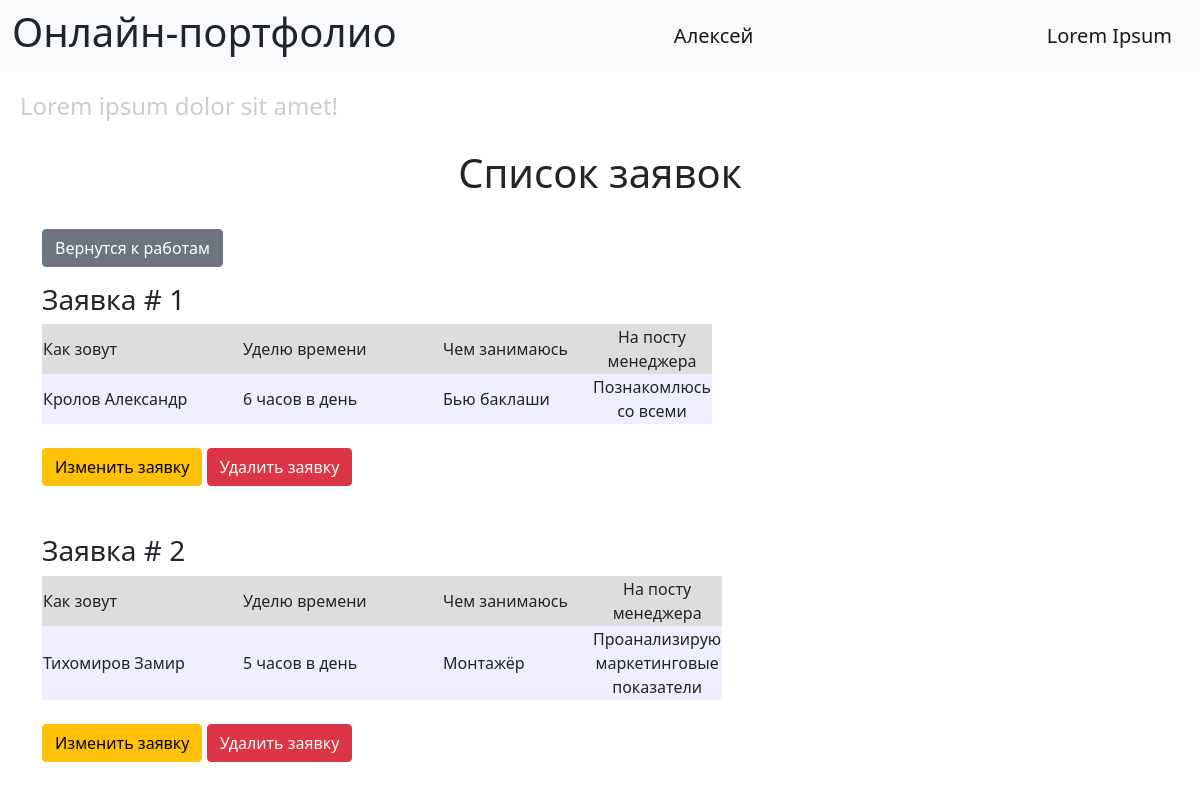
The app's page /applications (signed in) with its own data.
### data/users.py (models this page shows, shortened)
class User(SqlAlchemyBase, UserMixin):
    __tablename__ = 'users'
    id = sa.Column(sa.Integer, primary_key=True, autoincrement=True)
    surname = sa.Column(sa.String)
    name = sa.Column(sa.String)
    age = sa.Column(sa.Integer)
    email = sa.Column(sa.String, unique=True)
    hashed_password = sa.Column(sa.String)
    is_admin = sa.Column(sa.Boolean)

### data/applications.py (models this page shows)
class Application(SqlAlchemyBase):
    __tablename__ = 'applications'
    id = sa.Column(sa.Integer, primary_key=True, autoincrement=True)
    user_id = sa.Column(sa.Integer, sa.ForeignKey('users.id'), unique=True)
    allocates_time = sa.Column(sa.String)
    what_doing = sa.Column(sa.String)
    self_actions = sa.Column(sa.String)

### main.py (the view)
@app.route("/applications")
def application_list():
    session = db_session.create_session()
    applications = session.query(Application).all()
    users = session.query(User).all()
    full_names = {user.id: f"{user.surname} {user.name}" for user in users}
    if current_user.is_admin:
        return render_template("applications.html",
                               applications=applications,
                               full_names=full_names,
                               title='Список заявок')
    return redirect('/')

### data/db_session.py (called while the page is built)
def create_session() -> Session:
    global __factory
    return __factory()

### main.py (called while the page is built)
@login_manager.user_loader
def load_user(user_id):
    db_sess = db_session.create_session()
    return db_sess.get(User, user_id)

### templates/applications.html (shortened to what this page needs)
{% extends "base.html" %}
{% block content %}
<h1 align="center">Список заявок</h1>
{% if current_user.is_authenticated %}
    <br>
    <p align="justify">
    <a href="/" class="btn btn-secondary">Вернутся к работам</a>
{% endif %}
{% for application in applications %}
<h3>Заявка # {{ application.id }}</h3>
<div class="table_container">
    <table class="my_table">
        <tr class="my_row">
            <td class="title" width="200px" bgcolor="#dddddd">Как зовут</td>
            <td class="title" width="200px" bgcolor="#dddddd">Уделю времени</td>
            <td class="title" width="150px" bgcolor="#dddddd">Чем занимаюсь</td>
            <td class="title" width="100px" bgcolor="#dddddd" align="center">На посту менеджера</td>
        </tr>
        <tr class="my_row">
            <td class="ordinary" bgcolor="#eeeeff">{{ full_names[application.user_id] }}</td>
            <td class="ordinary" bgcolor="#eeeeff">{{ application.allocates_time }}</td>
            <td class="ordinary" bgcolor="#eeeeff">{{ application.what_doing }}</td>
            <td class="ordinary" bgcolor="#eeeeff" align="center">{{ application.self_actions }}</td>
        </tr>
    </table>
</div>
<br>
{% if current_user.is_authenticated and current_user.id == application.chief or current_user.id == 1  %}
<div>
    <a href="/edit-application/{{ application.id }}" class="btn btn-warning">Изменить заявку</a>
    <a href="/delete-application/{{ application.id }}" class="btn btn-danger">Удалить заявку</a>
</div>
<br><br>
{% endif %}
{% endfor %}
{% endblock %}

### templates/base.html (shortened to what this page needs)
<!doctype html>
<html lang="ru">
<head>
    <link href="https://cdn.jsdelivr.net/npm/bootstrap@5.1.3/dist/css/bootstrap.min.css"
          rel="stylesheet"
>
    <link rel="stylesheet" href="{{ url_for('static', filename='css/style.css') }}">
</head>
<body>
<header>
    <nav class="navbar navbar-light bg-light">
        <div class="container-fluid">
            <h1>Онлайн-портфолио</h1>
            {% if current_user.is_authenticated %}
                <a class="navbar-brand" href="/logout">{{ current_user.name }}</a>
            {% else %}
                <div>
                    <a class="btn btn-primary " href="/register">Зарегистрироваться</a>
                    <a class="btn btn-success" href="/login">Войти</a>
                </div>
            {% endif %}
            <a class="navbar-brand" href="/">Lorem Ipsum</a>
        </div>
    </nav>
    <h4>Lorem ipsum dolor sit amet!</h4>
</header>
<main role="main" class="container">
    {% block content %}{% endblock %}
</main>
</body>
</html>

### static/css/style.css (style rules this page uses)
h4 { color: #cccccc; padding: 20px; }

### records on screen
User: name "Алексей"
Application: id "1", full_names "Кролов Александр", allocates_time "6 часов в день", what_doing "Бью баклаши", self_actions "Познакомлюсь со всеми"
Application: id "2", full_names "Тихомиров Замир", allocates_time "5 часов в день", what_doing "Монтажёр", self_actions "Проанализирую маркетинговые показатели"
